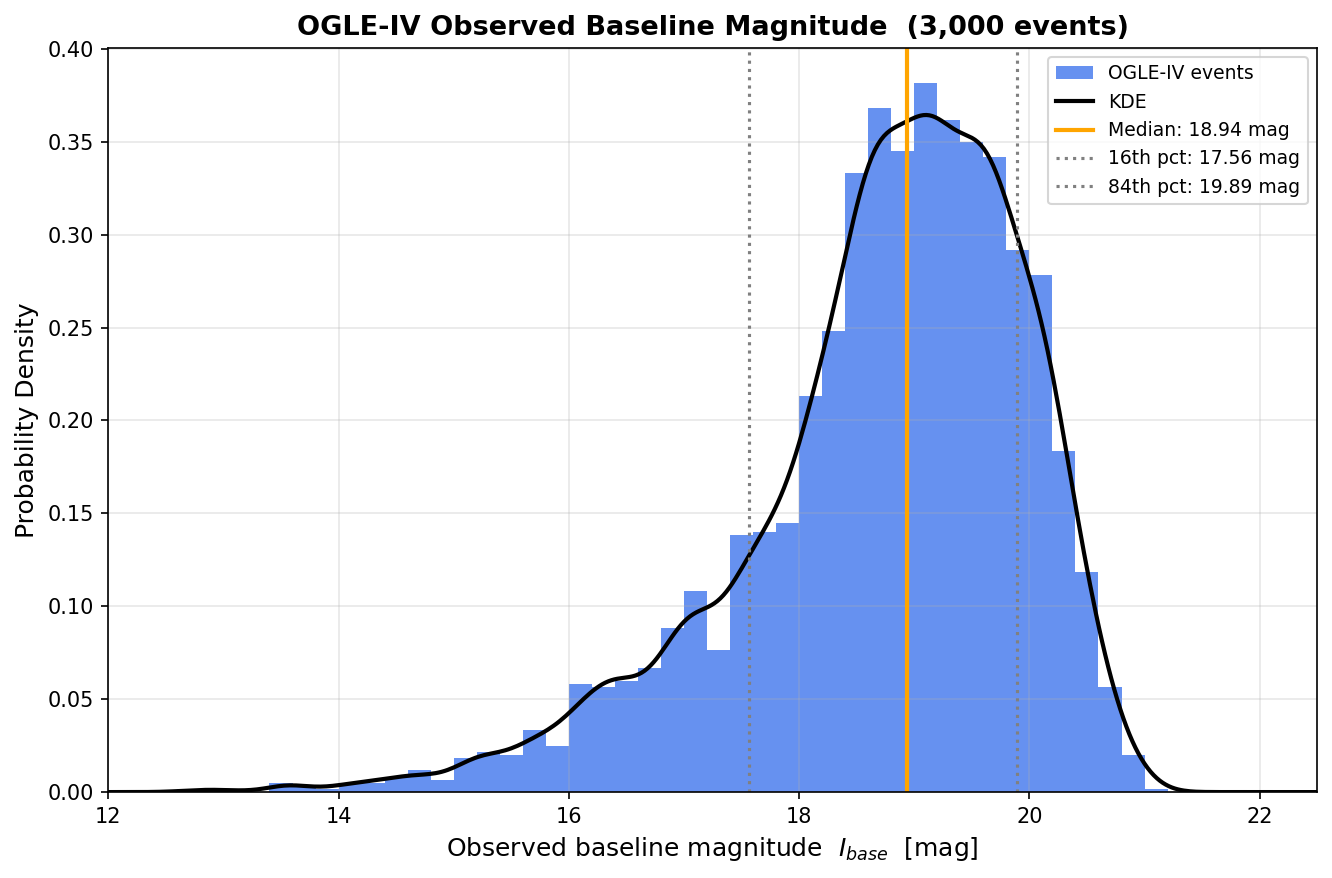

Write Python code to recreate this figure.
"""
OGLE-IV observed baseline magnitude distribution, measured per event.

The generator needs a baseline magnitude I_base for every synthetic event: the
brightness the detector records when no lensing is happening (source + blend).

Naive approach -- pool all 7.6M observations and histogram them -- is biased two
ways:

  1. It is OBSERVATION-weighted, so heavily-monitored events count many times
     over, while a sparsely-observed event barely counts. A dataset of EVENTS
     should draw from the distribution of EVENT baselines, one vote each.
  2. It includes the magnified points. An event's record spans ~3.7 years on
     average while the star is noticeably magnified for only ~4 months, so ~9%
     of the points sit above baseline and drag the distribution bright.

Both are fixed by taking, per event, the MEDIAN of its own magnitudes. A median
is unmoved by a ~9% contamination on one side, so it recovers the flat baseline
level, and each event then contributes exactly one value.

Outputs
-------
  baseline_model.npz  -- per-event baselines + binned histogram
  baseline_model.png  -- the distribution
"""

from pathlib import Path

import matplotlib
matplotlib.use("Agg")
import matplotlib.pyplot as plt
import numpy as np
from scipy.stats import gaussian_kde

HERE = Path(__file__).parent
INPUT_NPZ = HERE / "ogle_phot_raw.npz"
OUTPUT_NPZ = HERE / "baseline_model.npz"
OUTPUT_PNG = HERE / "baseline_model.png"

# Same quality window as noise_model.py, so the two models describe the same data.
I_MIN, I_MAX = 12.0, 22.5
BIN_WIDTH = 0.2
MIN_OBS_PER_EVENT = 20   # need enough points for the median to be meaningful


def main() -> None:
    print(f"Loading {INPUT_NPZ.name}...")
    d = np.load(INPUT_NPZ)
    imag = d["imag"]
    ei = d["event_index"]
    n_events = int(d["n_events"][0])
    print(f"  {len(imag):,} observations from {n_events} events")

    keep = (imag >= I_MIN) & (imag <= I_MAX)
    imag, ei = imag[keep], ei[keep]
    print(f"  {keep.sum():,} pass the quality window I in [{I_MIN}, {I_MAX}]")

    # --- One baseline per event: the median of that event's own magnitudes ----
    order = np.argsort(ei, kind="stable")
    imag_s, ei_s = imag[order], ei[order]
    bounds = np.searchsorted(ei_s, np.arange(n_events + 1))

    baselines = []
    for i in range(n_events):
        seg = imag_s[bounds[i]:bounds[i + 1]]
        if len(seg) >= MIN_OBS_PER_EVENT:
            baselines.append(np.median(seg))
    baselines = np.asarray(baselines, dtype=np.float64)

    print(f"\n  {len(baselines):,} events with >= {MIN_OBS_PER_EVENT} observations")

    # --- Compare against the biased, observation-weighted version -------------
    pooled_median = float(np.median(imag))
    med = float(np.median(baselines))
    print()
    print("--- Baseline magnitude ---")
    print(f"  observation-weighted (biased) : {pooled_median:.2f} mag")
    print(f"  per-event (this model)        : {med:.2f} mag")
    print(f"  correction                    : {med - pooled_median:+.2f} mag")
    print()
    print(f"  P16 / P84 : {np.percentile(baselines, 16):.2f} / "
          f"{np.percentile(baselines, 84):.2f} mag")

    # --- Bin it the same way ogle_noise.py samples it ------------------------
    bin_edges = np.arange(I_MIN, I_MAX + BIN_WIDTH, BIN_WIDTH)
    n_per_bin, _ = np.histogram(baselines, bins=bin_edges)
    bin_centers = 0.5 * (bin_edges[:-1] + bin_edges[1:])

    nz = n_per_bin > 0  # drop empty bins so sampling never draws a zero-probability bin
    np.savez_compressed(
        OUTPUT_NPZ,
        baselines=baselines,
        bin_centers=bin_centers[nz],
        n_per_bin=n_per_bin[nz],
        stats=np.array([
            med,
            float(np.percentile(baselines, 16)),
            float(np.percentile(baselines, 84)),
            pooled_median,
        ]),
        n_events=np.array([len(baselines)]),
    )
    print(f"\nSaved baseline model -> {OUTPUT_NPZ}")

    plot(baselines, med)


def plot(baselines: np.ndarray, med: float) -> None:
    p16, p84 = np.percentile(baselines, [16, 84])

    fig, ax = plt.subplots(figsize=(9, 6))

    bins = np.arange(I_MIN, I_MAX + BIN_WIDTH, BIN_WIDTH)
    ax.hist(baselines, bins=bins, density=True, color="#2563eb", alpha=0.7,
            edgecolor="none", label="OGLE-IV events")

    kde = gaussian_kde(baselines, bw_method=0.15)
    x = np.linspace(I_MIN, I_MAX, 400)
    ax.plot(x, kde(x), "k-", lw=2, label="KDE")

    ax.axvline(med, color="orange", ls="-", lw=2, label=f"Median: {med:.2f} mag")
    ax.axvline(p16, color="gray", ls=":", lw=1.5, label=f"16th pct: {p16:.2f} mag")
    ax.axvline(p84, color="gray", ls=":", lw=1.5, label=f"84th pct: {p84:.2f} mag")

    ax.set_xlabel(r"Observed baseline magnitude  $I_{base}$  [mag]", fontsize=12)
    ax.set_ylabel("Probability Density", fontsize=12)
    ax.set_title(
        f"OGLE-IV Observed Baseline Magnitude  ({len(baselines):,} events)",
        fontsize=13, fontweight="bold",
    )
    ax.set_xlim(I_MIN, I_MAX)
    ax.legend(fontsize=9)
    ax.grid(alpha=0.3)

    fig.tight_layout()
    fig.savefig(OUTPUT_PNG, dpi=150, bbox_inches="tight")
    print(f"Saved figure         -> {OUTPUT_PNG}")
    plt.close(fig)


if __name__ == "__main__":
    main()
